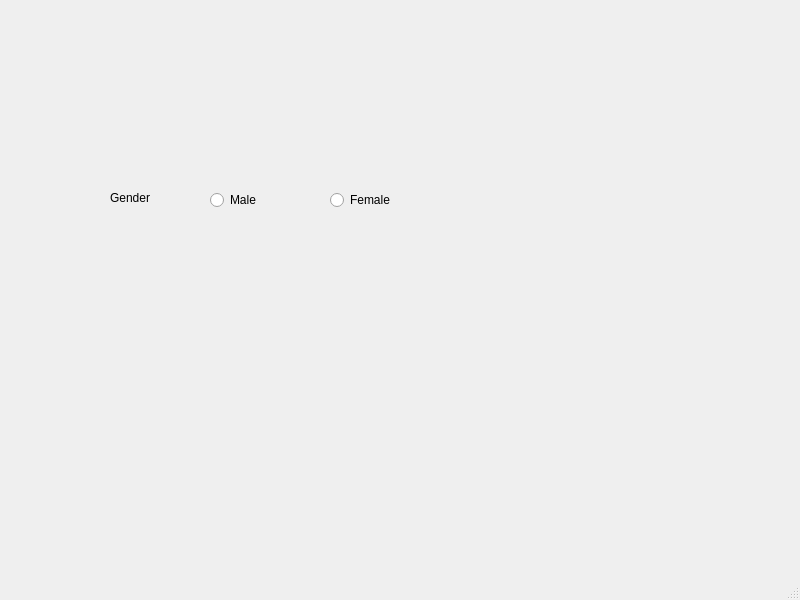
<?xml version="1.0" encoding="UTF-8"?>
<ui version="4.0">
 <class>MainWindow</class>
 <widget class="QMainWindow" name="MainWindow">
  <property name="geometry">
   <rect>
    <x>0</x>
    <y>0</y>
    <width>800</width>
    <height>600</height>
   </rect>
  </property>
  <property name="windowTitle">
   <string>MainWindow</string>
  </property>
  <widget class="QWidget" name="centralwidget">
   <widget class="QLabel" name="label">
    <property name="geometry">
     <rect>
      <x>110</x>
      <y>190</y>
      <width>60</width>
      <height>16</height>
     </rect>
    </property>
    <property name="text">
     <string>Gender</string>
    </property>
   </widget>
   <widget class="QRadioButton" name="radioButton">
    <property name="geometry">
     <rect>
      <x>210</x>
      <y>190</y>
      <width>100</width>
      <height>20</height>
     </rect>
    </property>
    <property name="text">
     <string>Male</string>
    </property>
   </widget>
   <widget class="QRadioButton" name="radioButton_2">
    <property name="geometry">
     <rect>
      <x>330</x>
      <y>190</y>
      <width>100</width>
      <height>20</height>
     </rect>
    </property>
    <property name="text">
     <string>Female</string>
    </property>
   </widget>
  </widget>
  <widget class="QMenuBar" name="menubar">
   <property name="geometry">
    <rect>
     <x>0</x>
     <y>0</y>
     <width>800</width>
     <height>24</height>
    </rect>
   </property>
  </widget>
  <widget class="QStatusBar" name="statusbar"/>
 </widget>
 <resources/>
 <connections/>
</ui>
